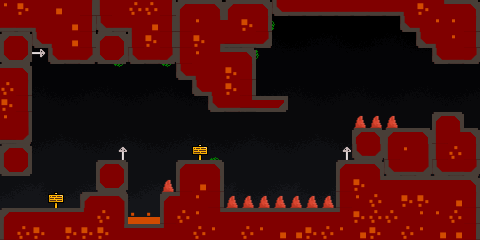

This is a level from a 2D game, rendered from its Tiled map with the project's own tilesets. A one-line summary and the complete map file follow:
An orthogonal 30x15 tile map with 16x16 px tiles, 3 tile layers (Background, WalkingLayer, Effects), 3 tilesets and 6 objects (Start, End, LavaCollision, SpikeCollision, Intro, ...).

<map version="1.0" tiledversion="2018.07.13" orientation="orthogonal" renderorder="right-down" width="30" height="15" tilewidth="16" tileheight="16" infinite="0" nextlayerid="7" nextobjectid="8">
 <tileset firstgid="1" name="bg" tilewidth="16" tileheight="16" tilecount="60" columns="4">
  <image source="tilesets/bg.png" width="64" height="240" />
 </tileset>
 <tileset firstgid="61" source="tilesets/Tiles.tsx" />
 <tileset firstgid="161" source="tilesets/VolcanoAssets.tsx" />
 <layer id="1" name="Background" width="30" height="15" locked="1" opacity="0.9">
  <data encoding="csv">
1,2,3,4,1,2,3,4,1,2,3,4,1,2,3,4,1,2,3,4,1,2,3,4,1,2,3,4,1,2,
5,6,7,8,5,6,7,8,5,6,7,8,5,6,7,8,5,6,7,8,5,6,7,8,5,6,7,8,5,6,
9,10,11,12,9,10,11,12,9,10,11,12,9,10,11,12,9,10,11,12,9,10,11,12,9,10,11,12,9,10,
13,14,15,16,13,14,15,16,13,14,15,16,13,14,15,16,13,14,15,16,13,14,15,16,13,14,15,16,13,14,
17,18,19,20,17,18,19,20,17,18,19,20,17,18,19,20,17,18,19,20,17,18,19,20,17,18,19,20,17,18,
21,22,23,24,21,22,23,24,21,22,23,24,21,22,23,24,21,22,23,24,21,22,23,24,21,22,23,24,21,22,
25,26,27,28,25,26,27,28,25,26,27,28,25,26,27,28,25,26,27,28,25,26,27,28,25,26,27,28,25,26,
29,30,31,32,29,30,31,32,29,30,31,32,29,30,31,32,29,30,31,32,29,30,31,32,29,30,31,32,29,30,
33,34,35,36,33,34,35,36,33,34,35,36,33,34,35,36,33,34,35,36,33,34,35,36,33,34,35,36,33,34,
37,38,39,40,37,38,39,40,37,38,39,40,37,38,39,40,37,38,39,40,37,38,39,40,37,38,39,40,37,38,
41,42,43,44,41,42,43,44,41,42,43,44,41,42,43,44,41,42,43,44,41,42,43,44,41,42,43,44,41,42,
45,46,47,48,45,46,47,48,45,46,47,48,45,46,47,48,45,46,47,48,45,46,47,48,45,46,47,48,45,46,
49,50,51,52,49,50,51,52,49,50,51,52,49,50,51,52,49,50,51,52,49,50,51,52,49,50,51,52,49,50,
53,54,55,56,53,54,55,56,53,54,55,56,53,54,55,56,53,54,55,56,53,54,55,56,53,54,55,56,53,54,
57,58,59,60,57,58,59,60,57,58,59,60,57,58,59,60,57,58,59,60,57,58,59,60,57,58,59,60,57,58
</data>
 </layer>
 <layer id="3" name="WalkingLayer" width="30" height="15">
  <data encoding="csv">
82,82,82,82,82,129,128,82,82,82,129,75,110,76,75,110,76,91,120,120,120,120,120,120,120,118,82,109,110,76,
120,120,118,82,82,129,91,120,118,82,129,128,82,109,108,82,129,3758096450,0,0,0,0,0,0,0,91,118,82,82,129,
75,76,91,118,82,129,75,76,128,82,129,128,82,119,92,120,93,0,0,0,0,0,0,0,0,0,91,118,82,129,
85,86,3758096449,91,120,93,85,86,91,120,93,128,82,109,110,76,2684354626,0,0,0,0,0,0,0,0,0,0,91,120,93,
110,76,0,0,0,0,0,1073741890,0,0,1073741890,91,118,82,82,129,0,0,0,0,0,0,0,0,0,0,0,0,0,0,
82,129,0,0,0,0,0,0,0,0,0,0,91,118,82,129,0,0,0,0,0,0,0,0,0,0,0,0,0,0,
82,129,0,0,0,0,0,0,0,0,0,0,0,91,120,92,122,123,0,0,0,0,0,0,0,0,0,0,0,0,
82,83,0,0,0,0,0,0,0,0,0,0,0,0,0,0,0,0,0,0,0,0,61,61,61,0,0,75,76,0,
92,93,0,0,0,0,0,0,0,0,0,0,0,0,0,0,0,0,0,0,0,0,75,76,75,110,76,128,109,76,
75,76,0,0,0,0,0,65,0,0,0,0,165,66,0,0,0,0,0,0,0,0,91,93,128,82,129,128,82,129,
85,86,0,0,0,0,75,76,0,0,0,75,110,76,0,0,0,0,0,0,0,75,110,76,91,120,93,91,120,93,
0,0,0,0,0,0,85,86,0,0,61,128,82,129,0,0,0,0,0,0,0,128,82,109,110,110,110,110,110,76,
0,0,0,165,0,71,72,73,0,0,75,108,82,129,61,61,61,61,61,61,61,128,82,82,82,82,82,82,82,129,
75,110,110,110,110,108,82,83,125,125,128,82,82,109,110,110,110,110,110,110,110,108,82,82,82,82,82,82,82,129,
128,82,82,82,82,82,82,109,110,110,108,82,82,82,82,82,82,82,82,82,82,82,82,82,82,82,82,82,82,129
</data>
 </layer>
 <layer id="4" name="Effects" width="30" height="15">
  <data encoding="csv">
68,69,0,67,0,0,0,0,70,70,0,0,0,0,0,0,0,0,0,0,0,0,0,0,0,0,69,0,0,0,
0,0,0,0,67,0,0,0,0,67,0,0,68,0,0,69,0,0,0,0,0,0,0,0,0,0,0,68,68,0,
0,0,0,0,67,0,0,0,0,69,0,0,69,0,0,0,0,0,0,0,0,0,0,0,0,0,0,0,68,0,
0,0,0,0,0,0,0,0,0,0,0,0,68,0,0,0,0,0,0,0,0,0,0,0,0,0,0,0,0,0,
0,0,0,0,0,0,0,0,0,0,0,0,0,0,69,0,0,0,0,0,0,0,0,0,0,0,0,0,0,0,
70,0,0,0,0,0,0,0,0,0,0,0,0,0,69,0,0,0,0,0,0,0,0,0,0,0,0,0,0,0,
69,0,0,0,0,0,0,0,0,0,0,0,0,0,0,105,0,0,0,0,0,0,0,0,0,0,0,0,0,0,
68,0,0,0,0,0,0,0,0,0,0,0,0,0,0,0,0,0,0,0,0,0,0,0,0,0,0,0,0,0,
0,0,0,0,0,0,0,0,0,0,0,0,0,0,0,0,0,0,0,0,0,0,0,0,0,0,0,0,0,0,
0,0,0,0,0,0,0,0,0,0,0,0,0,0,0,0,0,0,0,0,0,65,0,0,0,68,83,0,70,0,
0,0,0,0,0,0,0,0,0,0,0,0,0,0,0,0,0,0,0,0,0,0,0,0,0,0,0,0,0,0,
0,0,0,0,0,0,0,0,0,0,0,0,67,0,0,0,0,0,0,0,0,0,69,0,0,0,0,0,0,0,
0,0,0,0,0,0,0,0,0,0,0,0,68,0,0,0,0,0,0,0,0,0,68,70,0,69,69,0,67,0,
0,0,0,0,0,0,70,0,0,0,0,70,68,0,0,0,0,0,0,0,0,0,69,70,70,0,68,68,70,0,
0,70,69,0,69,69,69,0,0,0,0,0,70,68,0,70,68,67,67,69,70,68,67,69,0,70,68,67,67,0
</data>
 </layer>
 <objectgroup id="6" name="PlayerPoints">
  <object id="1" name="Start" x="0" y="192" width="16" height="16" />
  <object id="2" name="End" x="464" y="64.2727" width="16" height="64" />
  <object id="3" name="LavaCollision" x="128.125" y="223.75">
   <polygon points="-0.125,0.25 15.875,0.25 16.125,-6.875 0,-7" />
  </object>
  <object id="4" name="SpikeCollision" x="162.594" y="191.313">
   <polygon points="0,0 0.90625,-0.96875 0.71875,-3.875 1.78125,-5.0625 1.8125,-7.03125 3.09375,-7.71875 3,-9.09375 3.96875,-10 4.71875,-11.0313 8,-11.0313 8,-7.75 8.8125,-7.78125 8.875,-4.8125 9.96875,-3.84375 10.0313,-2.8125 10.8125,-1.84375 10.7813,0.3125 -0.46875,0.46875" />
  </object>
  <object id="6" name="Intro" x="48" y="192" width="16" height="16" />
  <object id="7" name="Special" x="192" y="144" width="16" height="16" />
 </objectgroup>
</map>
